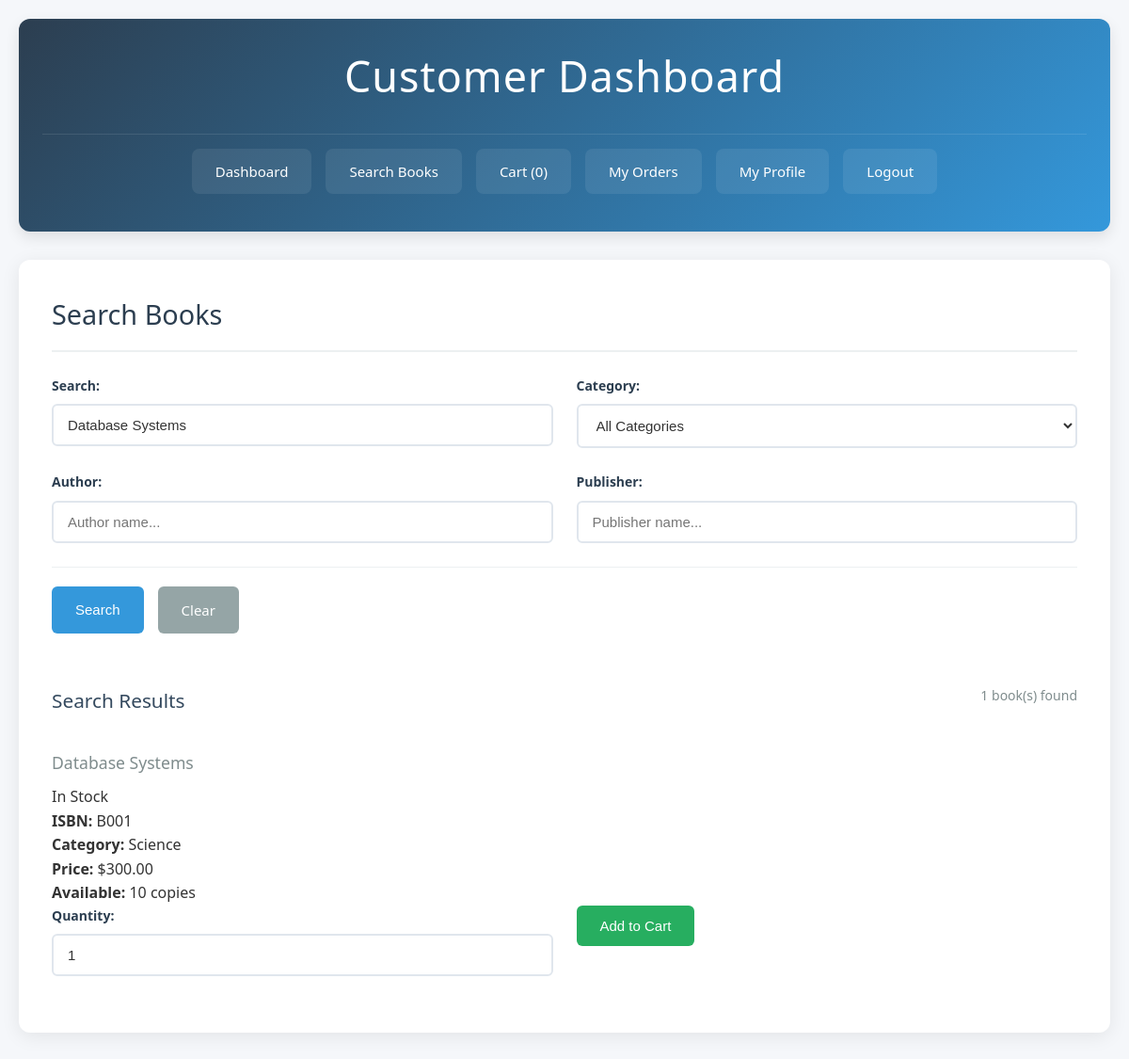
The app's page /customer/search.php?keyword=Database Systems (signed in) with its own data.
### tables this page shows
CREATE TABLE Book (
    ISBNID VARCHAR(20) PRIMARY KEY,
    title VARCHAR(150) NOT NULL,
    PID INT NOT NULL,
    publication_year INT CHECK (publication_year >= 1900),
    price DECIMAL(10,2) CHECK (price > 0),
    category ENUM('Science','Art','Religion','History','Geography'),
    quantity INT DEFAULT 0,
    threshold INT DEFAULT 5,
    FOREIGN KEY (PID) REFERENCES Publisher(PID)
);

### includes/functions.php (called while the page is built, shortened)
<?php
function searchBooks($pdo, $keyword, $category = null, $author = null, $publisher = null) {
    try {
        $sql = "SELECT b.* FROM Book b WHERE 1=1";
        $params = [];
        if (!empty($keyword)) {
            $sql .= " AND (b.title LIKE ? OR b.ISBNID LIKE ? OR b.category LIKE ?)";
            $params[] = "%$keyword%";
            $params[] = "%$keyword%";
            $params[] = "%$keyword%";
        }
        $sql .= " ORDER BY b.title";
        $stmt = $pdo->prepare($sql);
        $stmt->execute($params);
        return $stmt->fetchAll();
    } catch (Exception $e) {
        error_log("Error in searchBooks: " . $e->getMessage());
        return [];
    }
}
function getCartCount($pdo, $user_id) {
    try {
        $stmt = $pdo->prepare("SELECT COALESCE(SUM(quantity), 0) as total FROM Cart WHERE customer_id = ?");
        $stmt->execute([$user_id]);
        $result = $stmt->fetch();
        return $result['total'] ?: 0;
    } catch (Exception $e) {
        error_log("Error in getCartCount: " . $e->getMessage());
        return 0;
    }
}
?>

### customer/search.php (the view, shortened to what this page needs)
<?php
require_once '../includes/config.php';
$user_id = $_SESSION['user_id'];
$search_results = [];
if ($_SERVER['REQUEST_METHOD'] == 'GET' && (isset($_GET['search']) || isset($_GET['keyword']))) {
    $keyword = $_GET['keyword'] ?? '';
    $category = $_GET['category'] ?? '';
    $author = $_GET['author'] ?? '';
    $publisher = $_GET['publisher'] ?? '';
    $search_results = searchBooks($pdo, $keyword, $category, $author, $publisher);
}
?>
<!DOCTYPE html>
<html lang="en">
<head>
    <link rel="stylesheet" href="../css/style.css">
</head>
<body>
    <div class="container">
        <header>
            <h1>Customer Dashboard</h1>
            <nav>
                <a href="dashboard.php">Dashboard</a>
                <a href="search.php">Search Books</a>
                <a href="cart.php">Cart (<?php echo getCartCount($pdo, $user_id); ?>)</a>
                <a href="orders.php">My Orders</a>
                <a href="profile.php">My Profile</a>
                <a href="../logout.php">Logout</a>
            </nav>
        </header>
        <main>
            <h2>Search Books</h2>
            <div class="search-form">
                <form method="GET" action="">
                    <div class="form-row">
                        <div class="form-group">
                            <label for="keyword">Search:</label>
                            <input type="text" id="keyword" name="keyword"
                                   value="<?php echo htmlspecialchars($_GET['keyword'] ?? ''); ?>"
                                   placeholder="Enter title, ISBN, or category...">
                        </div>
                        <div class="form-group">
                            <label for="category">Category:</label>
                            <select id="category" name="category">
                                <option value="">All Categories</option>
                            </select>
                        </div>
                    </div>
                    <div class="form-row">
                        <div class="form-group">
                            <label for="author">Author:</label>
                            <input type="text" id="author" name="author"
                                   value="<?php echo htmlspecialchars($_GET['author'] ?? ''); ?>"
                                   placeholder="Author name...">
                        </div>
                        <div class="form-group">
                            <label for="publisher">Publisher:</label>
                            <input type="text" id="publisher" name="publisher"
                                   value="<?php echo htmlspecialchars($_GET['publisher'] ?? ''); ?>"
                                   placeholder="Publisher name...">
                        </div>
                    </div>
                    <div class="form-actions">
                        <button type="submit" name="search" class="btn btn-primary">Search</button>
                        <a href="search.php" class="btn btn-secondary">Clear</a>
                    </div>
                </form>
            </div>
            <?php if (!empty($search_results) || (isset($_GET['keyword']) && empty($search_results))): ?>
            <div class="search-results">
                <div class="results-header">
                    <h3>Search Results</h3>
                    <?php if (!empty($search_results)): ?>
                        <span class="results-count"><?php echo count($search_results); ?> book(s) found</span>
                    <?php endif; ?>
                </div>
                <?php if (empty($search_results)): ?>
                    <p class="no-results">No books found.</p>
                <?php else: ?>
                    <div class="book-grid">
                        <?php foreach ($search_results as $book): ?>
                        <div class="book-card">
                            <div class="book-header">
                                <h4><?php echo htmlspecialchars($book['title']); ?></h4>
                                <span class="stock-status <?php echo $book['quantity'] > 0 ? 'in-stock' : 'out-of-stock'; ?>">
                                    <?php echo $book['quantity'] > 0 ? 'In Stock' : 'Out of Stock'; ?>
                                </span>
                            </div>
                            <div class="book-details">
                                <p><strong>ISBN:</strong> <?php echo $book['ISBNID']; ?></p>
                                <p><strong>Category:</strong> <?php echo $book['category']; ?></p>
                                <p><strong>Price:</strong> $<?php echo number_format($book['price'], 2); ?></p>
                                <p><strong>Available:</strong> <?php echo $book['quantity']; ?> copies</p>
                            </div>
                            <div class="book-actions">
                                <form method="POST" action="">
                                    <div class="form-row">
                                        <div class="form-group">
                                            <label>Quantity:</label>
                                            <input type="number" name="quantity" value="1" min="1" max="<?php echo $book['quantity']; ?>"
                                                   <?php echo $book['quantity'] == 0 ? 'disabled' : ''; ?>>
                                        </div>
                                        <div class="form-group">
                                            <button type="submit" name="add_to_cart" class="btn btn-success"
                                                    <?php echo $book['quantity'] == 0 ? 'disabled' : ''; ?>>
                                                <?php echo $book['quantity'] > 0 ? 'Add to Cart' : 'Out of Stock'; ?>
                                            </button>
                                        </div>
                                    </div>
                                </form>
                            </div>
                        </div>
                        <?php endforeach; ?>
                    </div>
                <?php endif; ?>
            </div>
            <?php endif; ?>
        </main>
    </div>
</body>
</html>

### css/style.css (style rules this page uses)
* { margin: 0; padding: 0; box-sizing: border-box; }
body { font-family: 'Segoe UI', Tahoma, Geneva, Verdana, sans-serif; line-height: 1.6; color: #333; background-color: #f5f7fa; }
.container { max-width: 1400px; margin: 0 auto; padding: 20px; }
header { background: linear-gradient(135deg, #2c3e50 0%, #3498db 100%); color: white; padding: 25px; border-radius: 12px; margin-bottom: 30px; box-shadow: 0 6px 15px rgba(0, 0, 0, 0.1); }
header h1 { margin-bottom: 25px; font-size: 2.8rem; text-align: center; font-weight: 300; letter-spacing: 1px; }
nav { display: flex; justify-content: center; gap: 15px; flex-wrap: wrap; padding: 15px 0; border-top: 1px solid rgba(255, 255, 255, 0.1); }
nav a { color: white; text-decoration: none; padding: 12px 25px; border-radius: 8px; background: rgba(255, 255, 255, 0.08); transition: all 0.3s ease; font-size: 15px; font-weight: 500; display: flex; align-items: center; gap: 8px; }
main { background: white; padding: 35px; border-radius: 12px; box-shadow: 0 4px 20px rgba(0, 0, 0, 0.08); margin-bottom: 30px; }
h2 { color: #2c3e50; margin-bottom: 25px; padding-bottom: 15px; border-bottom: 2px solid #ecf0f1; font-size: 1.8rem; font-weight: 400; }
h3 { color: #34495e; margin: 25px 0 15px; font-size: 1.3rem; font-weight: 500; }
h4 { color: #7f8c8d; margin: 20px 0 10px; font-size: 1.1rem; font-weight: 500; }
.btn { display: inline-flex; align-items: center; justify-content: center; gap: 8px; padding: 12px 24px; background: #3498db; color: white; text-decoration: none; border: none; border-radius: 6px; cursor: pointer; transition: all 0.3s ease; font-size: 15px; font-weight: 500; border: 1px solid transparent; }
.btn-primary { background: #3498db; }
.btn-secondary { background: #95a5a6; }
.btn-success { background: #27ae60; }
.form-group { margin-bottom: 20px; }
.form-row { display: flex; gap: 25px; margin-bottom: 25px; }
.form-row .form-group { flex: 1; margin-bottom: 0; }
label { display: block; margin-bottom: 8px; color: #2c3e50; font-weight: 600; font-size: 14px; }
input, select, textarea { width: 100%; padding: 12px 15px; border: 2px solid #e0e6ed; border-radius: 6px; font-size: 15px; transition: all 0.3s ease; background: #fff; color: #333; }
input[type="number"] { padding-right: 10px; }
.form-actions { display: flex; gap: 15px; margin-top: 25px; padding-top: 20px; border-top: 1px solid #ecf0f1; }
.search-results { margin-top: 30px; }
.results-header { display: flex; justify-content: space-between; align-items: center; margin-bottom: 20px; }
.results-count { color: #7f8c8d; font-size: 14px; font-weight: 500; }

### records on screen
book: title "Database Systems", shows "In Stock", ISBNID "B001", category "Science", price "300.00", quantity "10", quantity "1", shows "Add to Cart"

### other values on screen
getCartCount($pdo, $user_id) "0"
count($search_results) "1"
